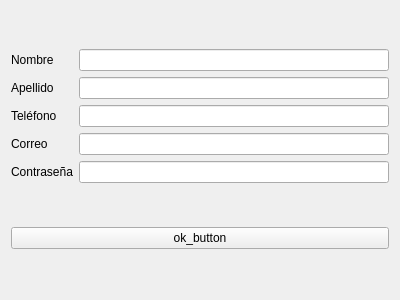
<?xml version="1.0" encoding="UTF-8"?>
<ui version="4.0">
 <class>Form</class>
 <widget class="QWidget" name="Form">
  <property name="geometry">
   <rect>
    <x>0</x>
    <y>0</y>
    <width>400</width>
    <height>300</height>
   </rect>
  </property>
  <property name="windowTitle">
   <string>Agregar/Editar Empleado</string>
  </property>
  <layout class="QGridLayout" name="gridLayout">
   <item row="0" column="0">
    <layout class="QVBoxLayout" name="verticalLayout">
     <item>
      <widget class="QLabel" name="label">
       <property name="text">
        <string>Nombre</string>
       </property>
      </widget>
     </item>
     <item>
      <widget class="QLabel" name="label_2">
       <property name="text">
        <string>Apellido</string>
       </property>
      </widget>
     </item>
     <item>
      <widget class="QLabel" name="label_3">
       <property name="text">
        <string>Teléfono</string>
       </property>
      </widget>
     </item>
     <item>
      <widget class="QLabel" name="label_4">
       <property name="text">
        <string>Correo</string>
       </property>
      </widget>
     </item>
     <item>
      <widget class="QLabel" name="label_5">
       <property name="text">
        <string>Contraseña</string>
       </property>
      </widget>
     </item>
    </layout>
   </item>
   <item row="0" column="1">
    <layout class="QVBoxLayout" name="verticalLayout_2">
     <item>
      <widget class="QLineEdit" name="name_input">
       <property name="alignment">
        <set>Qt::AlignmentFlag::AlignRight|Qt::AlignmentFlag::AlignTrailing|Qt::AlignmentFlag::AlignVCenter</set>
       </property>
      </widget>
     </item>
     <item>
      <widget class="QLineEdit" name="last_name_input">
       <property name="alignment">
        <set>Qt::AlignmentFlag::AlignRight|Qt::AlignmentFlag::AlignTrailing|Qt::AlignmentFlag::AlignVCenter</set>
       </property>
      </widget>
     </item>
     <item>
      <widget class="QLineEdit" name="phone_input">
       <property name="alignment">
        <set>Qt::AlignmentFlag::AlignRight|Qt::AlignmentFlag::AlignTrailing|Qt::AlignmentFlag::AlignVCenter</set>
       </property>
      </widget>
     </item>
     <item>
      <widget class="QLineEdit" name="mail_input">
       <property name="alignment">
        <set>Qt::AlignmentFlag::AlignRight|Qt::AlignmentFlag::AlignTrailing|Qt::AlignmentFlag::AlignVCenter</set>
       </property>
      </widget>
     </item>
     <item>
      <widget class="QLineEdit" name="password_input">
       <property name="inputMask">
        <string>0</string>
       </property>
       <property name="alignment">
        <set>Qt::AlignmentFlag::AlignRight|Qt::AlignmentFlag::AlignTrailing|Qt::AlignmentFlag::AlignVCenter</set>
       </property>
      </widget>
     </item>
    </layout>
   </item>
   <item row="1" column="0" colspan="2">
    <widget class="QPushButton" name="pushButton">
     <property name="text">
      <string>ok_button</string>
     </property>
    </widget>
   </item>
  </layout>
 </widget>
 <resources/>
 <connections/>
</ui>
